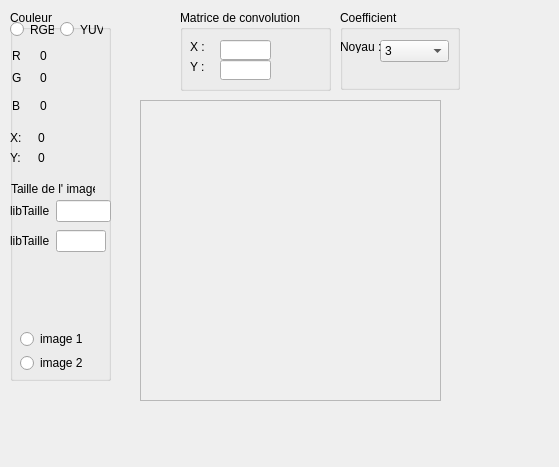
<?xml version="1.0" encoding="UTF-8"?>
<ui version="4.0">
 <class>PicDisplay</class>
 <widget class="QWidget" name="PicDisplay">
  <property name="geometry">
   <rect>
    <x>0</x>
    <y>0</y>
    <width>559</width>
    <height>467</height>
   </rect>
  </property>
  <property name="windowTitle">
   <string>Form</string>
  </property>
  <widget class="QScrollArea" name="scrollAreaP">
   <property name="geometry">
    <rect>
     <x>140</x>
     <y>100</y>
     <width>301</width>
     <height>301</height>
    </rect>
   </property>
   <property name="minimumSize">
    <size>
     <width>0</width>
     <height>0</height>
    </size>
   </property>
   <property name="widgetResizable">
    <bool>true</bool>
   </property>
   <widget class="QWidget" name="scrollAreaWidgetContents">
    <property name="geometry">
     <rect>
      <x>0</x>
      <y>0</y>
      <width>299</width>
      <height>299</height>
     </rect>
    </property>
   </widget>
  </widget>
  <widget class="QGroupBox" name="groupBox">
   <property name="geometry">
    <rect>
     <x>10</x>
     <y>10</y>
     <width>101</width>
     <height>371</height>
    </rect>
   </property>
   <property name="title">
    <string>Couleur</string>
   </property>
   <widget class="QWidget" name="layoutWidget">
    <property name="geometry">
     <rect>
      <x>0</x>
      <y>10</y>
      <width>93</width>
      <height>19</height>
     </rect>
    </property>
    <layout class="QHBoxLayout" name="horizontalLayout">
     <item>
      <widget class="QRadioButton" name="radioButtonRGB">
       <property name="text">
        <string>RGB</string>
       </property>
      </widget>
     </item>
     <item>
      <widget class="QRadioButton" name="radioButton_YUV">
       <property name="text">
        <string>YUV</string>
       </property>
      </widget>
     </item>
    </layout>
   </widget>
   <widget class="QWidget" name="layoutWidget">
    <property name="geometry">
     <rect>
      <x>2</x>
      <y>38</y>
      <width>50</width>
      <height>15</height>
     </rect>
    </property>
    <layout class="QHBoxLayout" name="horizontalLayout_2">
     <item>
      <widget class="QLabel" name="libCoul1">
       <property name="text">
        <string>R</string>
       </property>
      </widget>
     </item>
     <item>
      <widget class="QLabel" name="valCoul1">
       <property name="text">
        <string>0</string>
       </property>
      </widget>
     </item>
    </layout>
   </widget>
   <widget class="QWidget" name="layoutWidget">
    <property name="geometry">
     <rect>
      <x>2</x>
      <y>58</y>
      <width>50</width>
      <height>20</height>
     </rect>
    </property>
    <layout class="QHBoxLayout" name="horizontalLayout_3">
     <item>
      <widget class="QLabel" name="libCoul2">
       <property name="text">
        <string>G</string>
       </property>
      </widget>
     </item>
     <item>
      <widget class="QLabel" name="valCoul2">
       <property name="text">
        <string>0</string>
       </property>
      </widget>
     </item>
    </layout>
   </widget>
   <widget class="QWidget" name="layoutWidget_2">
    <property name="geometry">
     <rect>
      <x>2</x>
      <y>88</y>
      <width>50</width>
      <height>15</height>
     </rect>
    </property>
    <layout class="QHBoxLayout" name="horizontalLayout_4">
     <item>
      <widget class="QLabel" name="libCoul3">
       <property name="text">
        <string>B</string>
       </property>
      </widget>
     </item>
     <item>
      <widget class="QLabel" name="valCoul3">
       <property name="text">
        <string>0</string>
       </property>
      </widget>
     </item>
    </layout>
   </widget>
   <widget class="QWidget" name="layoutWidget_3">
    <property name="geometry">
     <rect>
      <x>0</x>
      <y>120</y>
      <width>50</width>
      <height>15</height>
     </rect>
    </property>
    <layout class="QHBoxLayout" name="horizontalLayout_5">
     <item>
      <widget class="QLabel" name="libPosX">
       <property name="text">
        <string>X:</string>
       </property>
      </widget>
     </item>
     <item>
      <widget class="QLabel" name="valPosX">
       <property name="text">
        <string>0</string>
       </property>
      </widget>
     </item>
    </layout>
   </widget>
   <widget class="QWidget" name="layoutWidget_4">
    <property name="geometry">
     <rect>
      <x>0</x>
      <y>140</y>
      <width>50</width>
      <height>15</height>
     </rect>
    </property>
    <layout class="QHBoxLayout" name="horizontalLayout_6">
     <item>
      <widget class="QLabel" name="libPosY">
       <property name="text">
        <string>Y:</string>
       </property>
      </widget>
     </item>
     <item>
      <widget class="QLabel" name="valPosY">
       <property name="text">
        <string>0</string>
       </property>
      </widget>
     </item>
    </layout>
   </widget>
   <widget class="QLabel" name="libTailleGeneral">
    <property name="geometry">
     <rect>
      <x>1</x>
      <y>171</y>
      <width>84</width>
      <height>16</height>
     </rect>
    </property>
    <property name="text">
     <string>Taille de l' image :</string>
    </property>
   </widget>
   <widget class="QWidget" name="layoutWidget_5">
    <property name="geometry">
     <rect>
      <x>0</x>
      <y>220</y>
      <width>96</width>
      <height>22</height>
     </rect>
    </property>
    <layout class="QHBoxLayout" name="horizontalLayout_8">
     <item>
      <widget class="QLabel" name="libTailleHeigtht">
       <property name="text">
        <string>libTaille</string>
       </property>
      </widget>
     </item>
     <item>
      <widget class="QLineEdit" name="lineEdit_Height"/>
     </item>
    </layout>
   </widget>
   <widget class="QWidget" name="layoutWidget">
    <property name="geometry">
     <rect>
      <x>0</x>
      <y>190</y>
      <width>101</width>
      <height>22</height>
     </rect>
    </property>
    <layout class="QHBoxLayout" name="horizontalLayout_7">
     <item>
      <widget class="QLabel" name="libTailleWidth">
       <property name="text">
        <string>libTaille</string>
       </property>
      </widget>
     </item>
     <item>
      <widget class="QLineEdit" name="lineEdit_Width"/>
     </item>
    </layout>
   </widget>
   <widget class="QWidget" name="layoutWidget">
    <property name="geometry">
     <rect>
      <x>10</x>
      <y>320</y>
      <width>62</width>
      <height>42</height>
     </rect>
    </property>
    <layout class="QVBoxLayout" name="imageSelector">
     <item>
      <widget class="QRadioButton" name="radioButtonImg1">
       <property name="text">
        <string>image 1</string>
       </property>
      </widget>
     </item>
     <item>
      <widget class="QRadioButton" name="radioButtonImg2">
       <property name="text">
        <string>image 2</string>
       </property>
      </widget>
     </item>
    </layout>
   </widget>
  </widget>
  <widget class="QGroupBox" name="groupBox_2">
   <property name="geometry">
    <rect>
     <x>180</x>
     <y>10</y>
     <width>151</width>
     <height>81</height>
    </rect>
   </property>
   <property name="title">
    <string>Matrice de convolution</string>
   </property>
   <widget class="QLabel" name="label_3">
    <property name="geometry">
     <rect>
      <x>10</x>
      <y>50</y>
      <width>47</width>
      <height>13</height>
     </rect>
    </property>
    <property name="text">
     <string>Y :</string>
    </property>
   </widget>
   <widget class="QLabel" name="label">
    <property name="geometry">
     <rect>
      <x>10</x>
      <y>30</y>
      <width>47</width>
      <height>13</height>
     </rect>
    </property>
    <property name="text">
     <string>X :</string>
    </property>
   </widget>
   <widget class="QLineEdit" name="lineEdit">
    <property name="geometry">
     <rect>
      <x>40</x>
      <y>30</y>
      <width>51</width>
      <height>20</height>
     </rect>
    </property>
   </widget>
   <widget class="QLineEdit" name="lineEdit_2">
    <property name="geometry">
     <rect>
      <x>40</x>
      <y>50</y>
      <width>51</width>
      <height>20</height>
     </rect>
    </property>
   </widget>
  </widget>
  <widget class="QGroupBox" name="groupBox_3">
   <property name="geometry">
    <rect>
     <x>340</x>
     <y>10</y>
     <width>120</width>
     <height>80</height>
    </rect>
   </property>
   <property name="title">
    <string>Coefficient</string>
   </property>
   <widget class="QComboBox" name="comboBox">
    <property name="geometry">
     <rect>
      <x>40</x>
      <y>30</y>
      <width>69</width>
      <height>22</height>
     </rect>
    </property>
    <item>
     <property name="text">
      <string>3</string>
     </property>
    </item>
    <item>
     <property name="text">
      <string>5</string>
     </property>
    </item>
   </widget>
   <widget class="QLabel" name="label_2">
    <property name="geometry">
     <rect>
      <x>0</x>
      <y>30</y>
      <width>47</width>
      <height>13</height>
     </rect>
    </property>
    <property name="text">
     <string>Noyau :</string>
    </property>
   </widget>
  </widget>
  <zorder>groupBox</zorder>
  <zorder>groupBox_2</zorder>
  <zorder>groupBox_3</zorder>
  <zorder>scrollAreaP</zorder>
 </widget>
 <resources/>
 <connections/>
</ui>
